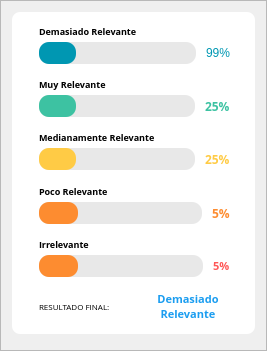
           <widget class="QFrame" name="frame_17">
            <property name="frameShape">
             <enum>QFrame::StyledPanel</enum>
            </property>
            <property name="frameShadow">
             <enum>QFrame::Raised</enum>
            </property>
            <layout class="QHBoxLayout" name="horizontalLayout_7">
             <property name="topMargin">
              <number>11</number>
             </property>
             <property name="bottomMargin">
              <number>16</number>
             </property>
             <item>
              <widget class="QFrame" name="frame_7">
               <property name="styleSheet">
                <string notr="true">background-color: rgb(255, 255, 255);
border-radius: 8px;
</string>
               </property>
               <property name="frameShape">
                <enum>QFrame::StyledPanel</enum>
               </property>
               <property name="frameShadow">
                <enum>QFrame::Raised</enum>
               </property>
               <layout class="QGridLayout" name="gridLayout" rowstretch="0,0,0,0,0,0,0,0" columnstretch="0,0,0" rowminimumheight="1,1,1,1,1,1,1,1" columnminimumwidth="1,1,1">
                <property name="leftMargin">
                 <number>25</number>
                </property>
                <property name="topMargin">
                 <number>12</number>
                </property>
                <property name="rightMargin">
                 <number>25</number>
                </property>
                <property name="bottomMargin">
                 <number>12</number>
                </property>
                <property name="spacing">
                 <number>14</number>
                </property>
                <item row="2" column="2">
                 <widget class="QFrame" name="frame_10">
                  <property name="frameShape">
                   <enum>QFrame::StyledPanel</enum>
                  </property>
                  <property name="frameShadow">
                   <enum>QFrame::Raised</enum>
                  </property>
                  <layout class="QVBoxLayout" name="verticalLayout_4">
                   <property name="spacing">
                    <number>4</number>
                   </property>
                   <property name="leftMargin">
                    <number>0</number>
                   </property>
                   <property name="topMargin">
                    <number>0</number>
                   </property>
                   <property name="rightMargin">
                    <number>0</number>
                   </property>
                   <property name="bottomMargin">
                    <number>0</number>
                   </property>
                   <item>
                    <widget class="QLabel" name="label_11">
                     <property name="font">
                      <font>
                       <family>Open Sans</family>
                       <pointsize>7</pointsize>
                       <weight>75</weight>
                       <bold>true</bold>
                      </font>
                     </property>
                     <property name="text">
                      <string>Muy Relevante</string>
                     </property>
                    </widget>
                   </item>
                   <item>
                    <widget class="QFrame" name="frame_19">
                     <property name="frameShape">
                      <enum>QFrame::StyledPanel</enum>
                     </property>
                     <property name="frameShadow">
                      <enum>QFrame::Raised</enum>
                     </property>
                     <layout class="QHBoxLayout" name="horizontalLayout_19">
                      <property name="spacing">
                       <number>10</number>
                      </property>
                      <property name="leftMargin">
                       <number>0</number>
                      </property>
                      <property name="topMargin">
                       <number>0</number>
                      </property>
                      <property name="rightMargin">
                       <number>0</number>
                      </property>
                      <property name="bottomMargin">
                       <number>0</number>
                      </property>
                      <item>
                       <widget class="QProgressBar" name="muyrelevante">
                        <property name="styleSheet">
                         <string notr="true">QProgressBar {
    background-color: #E8E8E8; 
    border-radius: 10px;
    color: transparent;  
}

QProgressBar::chunk {
    background-color: #3DC2A2; 
    border-radius: 10px; 
}</string>
                        </property>
                        <property name="value">
                         <number>24</number>
                        </property>
                       </widget>
                      </item>
                      <item>
                       <widget class="QLabel" name="m_relevante">
                        <property name="font">
                         <font>
                          <family>Open Sans</family>
                          <weight>75</weight>
                          <bold>true</bold>
                         </font>
                        </property>
                        <property name="styleSheet">
                         <string notr="true">color: rgb(61, 194, 162);</string>
                        </property>
                        <property name="text">
                         <string>25%</string>
                        </property>
                       </widget>
                      </item>
                     </layout>
                    </widget>
                   </item>
                  </layout>
                 </widget>
                </item>
                <item row="3" column="2">
                 <widget class="QFrame" name="frame_11">
                  <property name="frameShape">
                   <enum>QFrame::StyledPanel</enum>
                  </property>
                  <property name="frameShadow">
                   <enum>QFrame::Raised</enum>
                  </property>
                  <layout class="QVBoxLayout" name="verticalLayout_5">
                   <property name="spacing">
                    <number>4</number>
                   </property>
                   <property name="leftMargin">
                    <number>0</number>
                   </property>
                   <property name="topMargin">
                    <number>0</number>
                   </property>
                   <property name="rightMargin">
                    <number>0</number>
                   </property>
                   <property name="bottomMargin">
                    <number>0</number>
                   </property>
                   <item>
                    <widget class="QLabel" name="label_12">
                     <property name="font">
                      <font>
                       <family>Open Sans</family>
                       <pointsize>7</pointsize>
                       <weight>75</weight>
                       <bold>true</bold>
                      </font>
                     </property>
                     <property name="text">
                      <string>Medianamente Relevante</string>
                     </property>
                    </widget>
                   </item>
                   <item>
                    <widget class="QFrame" name="frame_20">
                     <property name="frameShape">
                      <enum>QFrame::StyledPanel</enum>
                     </property>
                     <property name="frameShadow">
                      <enum>QFrame::Raised</enum>
                     </property>
                     <layout class="QHBoxLayout" name="horizontalLayout_18">
                      <property name="spacing">
                       <number>10</number>
                      </property>
                      <property name="leftMargin">
                       <number>0</number>
                      </property>
                      <property name="topMargin">
                       <number>0</number>
                      </property>
                      <property name="rightMargin">
                       <number>0</number>
                      </property>
                      <property name="bottomMargin">
                       <number>0</number>
                      </property>
                      <item>
                       <widget class="QProgressBar" name="mediana_relevante">
                        <property name="styleSheet">
                         <string notr="true">QProgressBar {
    background-color: #E8E8E8; 
    border-radius: 10px;
    color: transparent;  
}

QProgressBar::chunk {
    background-color: #FFCB45; 
    border-radius: 10px; 
}</string>
                        </property>
                        <property name="value">
                         <number>24</number>
                        </property>
                       </widget>
                      </item>
                      <item>
                       <widget class="QLabel" name="med_relevante">
                        <property name="font">
                         <font>
                          <family>Open Sans</family>
                          <weight>75</weight>
                          <bold>true</bold>
                         </font>
                        </property>
                        <property name="styleSheet">
                         <string notr="true">color: rgb(255, 203, 69);</string>
                        </property>
                        <property name="text">
                         <string>25%</string>
                        </property>
                       </widget>
                      </item>
                     </layout>
                    </widget>
                   </item>
                  </layout>
                 </widget>
                </item>
                <item row="1" column="2">
                 <widget class="QFrame" name="frame_6">
                  <property name="frameShape">
                   <enum>QFrame::StyledPanel</enum>
                  </property>
                  <property name="frameShadow">
                   <enum>QFrame::Raised</enum>
                  </property>
                  <layout class="QVBoxLayout" name="verticalLayout_3">
                   <property name="spacing">
                    <number>4</number>
                   </property>
                   <property name="leftMargin">
                    <number>0</number>
                   </property>
                   <property name="topMargin">
                    <number>0</number>
                   </property>
                   <property name="rightMargin">
                    <number>0</number>
                   </property>
                   <property name="bottomMargin">
                    <number>0</number>
                   </property>
                   <item>
                    <widget class="QLabel" name="label_10">
                     <property name="font">
                      <font>
                       <family>Open Sans</family>
                       <pointsize>7</pointsize>
                       <weight>75</weight>
                       <bold>true</bold>
                      </font>
                     </property>
                     <property name="text">
                      <string>Demasiado Relevante</string>
                     </property>
                    </widget>
                   </item>
                   <item>
                    <widget class="QFrame" name="frame_15">
                     <property name="frameShape">
                      <enum>QFrame::StyledPanel</enum>
                     </property>
                     <property name="frameShadow">
                      <enum>QFrame::Raised</enum>
                     </property>
                     <layout class="QHBoxLayout" name="horizontalLayout_12">
                      <property name="spacing">
                       <number>10</number>
                      </property>
                      <property name="leftMargin">
                       <number>0</number>
                      </property>
                      <property name="topMargin">
                       <number>0</number>
                      </property>
                      <property name="rightMargin">
                       <number>0</number>
                      </property>
                      <property name="bottomMargin">
                       <number>0</number>
                      </property>
                      <item>
                       <widget class="QProgressBar" name="demrelevante">
                        <property name="styleSheet">
                         <string notr="true">QProgressBar {
    background-color: #E8E8E8; 
    border-radius: 10px;
    color: transparent;  
}

QProgressBar::chunk {
    background-color: #0097B2; 
    border-radius: 10px; 
}</string>
                        </property>
                        <property name="value">
                         <number>24</number>
                        </property>
                       </widget>
                      </item>
                      <item>
                       <widget class="QLabel" name="relevante">
                        <property name="styleSheet">
                         <string notr="true">color: rgb(0, 151, 178);</string>
                        </property>
                        <property name="text">
                         <string>99%</string>
                        </property>
                       </widget>
                      </item>
                     </layout>
                    </widget>
                   </item>
                  </layout>
                 </widget>
                </item>
                <item row="6" column="2">
                 <widget class="QFrame" name="frame_13">
                  <property name="frameShape">
                   <enum>QFrame::StyledPanel</enum>
                  </property>
                  <property name="frameShadow">
                   <enum>QFrame::Raised</enum>
                  </property>
                  <layout class="QVBoxLayout" name="verticalLayout_7">
                   <property name="spacing">
                    <number>4</number>
                   </property>
                   <property name="leftMargin">
                    <number>0</number>
                   </property>
                   <property name="topMargin">
                    <number>0</number>
                   </property>
                   <property name="rightMargin">
                    <number>0</number>
                   </property>
                   <property name="bottomMargin">
                    <number>0</number>
                   </property>
                   <item>
                    <widget class="QLabel" name="label_19">
                     <property name="font">
                      <font>
                       <family>Open Sans</family>
                       <pointsize>7</pointsize>
                       <weight>75</weight>
                       <bold>true</bold>
                      </font>
                     </property>
                     <property name="text">
                      <string>Irrelevante</string>
                     </property>
                    </widget>
                   </item>
                   <item>
                    <widget class="QFrame" name="frame_25">
                     <property name="frameShape">
                      <enum>QFrame::StyledPanel</enum>
                     </property>
                     <property name="frameShadow">
                      <enum>QFrame::Raised</enum>
                     </property>
                     <layout class="QHBoxLayout" name="horizontalLayout_13">
                      <property name="spacing">
                       <number>10</number>
                      </property>
                      <property name="leftMargin">
                       <number>0</number>
                      </property>
                      <property name="topMargin">
                       <number>0</number>
                      </property>
                      <property name="rightMargin">
                       <number>0</number>
                      </property>
                      <property name="bottomMargin">
                       <number>0</number>
                      </property>
                      <item>
                       <widget class="QProgressBar" name="p_irrelevante">
                        <property name="styleSheet">
                         <string notr="true">QProgressBar {
    background-color: #E8E8E8; 
    border-radius: 10px;
    color: transparent;  
}

QProgressBar::chunk {
    background-color: #FD8C30; 
    border-radius: 10px; 
}</string>
                        </property>
                        <property name="value">
                         <number>24</number>
                        </property>
                       </widget>
                      </item>
                      <item>
                       <widget class="QLabel" name="Irrelevante">
                        <property name="font">
                         <font>
                          <family>Open Sans</family>
                          <pointsize>8</pointsize>
                          <weight>75</weight>
                          <bold>true</bold>
                         </font>
                        </property>
                        <property name="styleSheet">
                         <string notr="true">color: rgb(255, 87, 87);</string>
                        </property>
                        <property name="text">
                         <string>5%</string>
                        </property>
                       </widget>
                      </item>
                     </layout>
                    </widget>
                   </item>
                  </layout>
                 </widget>
                </item>
                <item row="7" column="2">
                 <widget class="QFrame" name="frame_14">
                  <property name="frameShape">
                   <enum>QFrame::StyledPanel</enum>
                  </property>
                  <property name="frameShadow">
                   <enum>QFrame::Raised</enum>
                  </property>
                  <layout class="QHBoxLayout" name="horizontalLayout_9" stretch="10,8">
                   <property name="spacing">
                    <number>1</number>
                   </property>
                   <property name="leftMargin">
                    <number>0</number>
                   </property>
                   <property name="topMargin">
                    <number>0</number>
                   </property>
                   <property name="rightMargin">
                    <number>0</number>
                   </property>
                   <property name="bottomMargin">
                    <number>0</number>
                   </property>
                   <item>
                    <widget class="QLabel" name="label_4">
                     <property name="font">
                      <font>
                       <family>Open Sans</family>
                       <pointsize>6</pointsize>
                       <weight>50</weight>
                       <bold>false</bold>
                      </font>
                     </property>
                     <property name="text">
                      <string>RESULTADO FINAL:</string>
                     </property>
                     <property name="wordWrap">
                      <bool>true</bool>
                     </property>
                    </widget>
                   </item>
                   <item>
                    <widget class="QLabel" name="result_final">
                     <property name="font">
                      <font>
                       <family>Open Sans</family>
                       <pointsize>8</pointsize>
                       <weight>75</weight>
                       <bold>true</bold>
                      </font>
                     </property>
                     <property name="styleSheet">
                      <string notr="true">color: rgb(27, 157, 240);</string>
                     </property>
                     <property name="text">
                      <string>Demasiado Relevante</string>
                     </property>
                     <property name="alignment">
                      <set>Qt::AlignCenter</set>
                     </property>
                     <property name="wordWrap">
                      <bool>true</bool>
                     </property>
                    </widget>
                   </item>
                  </layout>
                 </widget>
                </item>
                <item row="5" column="2">
                 <widget class="QFrame" name="frame_12">
                  <property name="frameShape">
                   <enum>QFrame::StyledPanel</enum>
                  </property>
                  <property name="frameShadow">
                   <enum>QFrame::Raised</enum>
                  </property>
                  <layout class="QVBoxLayout" name="verticalLayout_6">
                   <property name="spacing">
                    <number>4</number>
                   </property>
                   <property name="leftMargin">
                    <number>0</number>
                   </property>
                   <property name="topMargin">
                    <number>0</number>
                   </property>
                   <property name="rightMargin">
                    <number>0</number>
                   </property>
                   <property name="bottomMargin">
                    <number>0</number>
                   </property>
                   <item>
                    <widget class="QLabel" name="label_13">
                     <property name="font">
                      <font>
                       <family>Open Sans</family>
                       <pointsize>7</pointsize>
                       <weight>75</weight>
                       <bold>true</bold>
                      </font>
                     </property>
                     <property name="text">
                      <string>Poco Relevante</string>
                     </property>
                    </widget>
                   </item>
                   <item>
                    <widget class="QFrame" name="frame_22">
                     <property name="frameShape">
                      <enum>QFrame::StyledPanel</enum>
                     </property>
                     <property name="frameShadow">
                      <enum>QFrame::Raised</enum>
                     </property>
                     <layout class="QHBoxLayout" name="horizontalLayout_17">
                      <property name="spacing">
                       <number>10</number>
                      </property>
                      <property name="leftMargin">
                       <number>0</number>
                      </property>
                      <property name="topMargin">
                       <number>0</number>
                      </property>
                      <property name="rightMargin">
                       <number>0</number>
                      </property>
                      <property name="bottomMargin">
                       <number>0</number>
                      </property>
                      <item>
                       <widget class="QProgressBar" name="pocorelevante">
                        <property name="styleSheet">
                         <string notr="true">QProgressBar {
    background-color: #E8E8E8; 
    border-radius: 10px;
    color: transparent;  
}

QProgressBar::chunk {
    background-color: #FD8C30; 
    border-radius: 10px; 
}</string>
                        </property>
                        <property name="value">
                         <number>24</number>
                        </property>
                       </widget>
                      </item>
                      <item>
                       <widget class="QLabel" name="poco_relevante">
                        <property name="font">
                         <font>
                          <family>Open Sans</family>
                          <weight>75</weight>
                          <bold>true</bold>
                         </font>
                        </property>
                        <property name="styleSheet">
                         <string notr="true">color: rgb(253, 140, 48);</string>
                        </property>
                        <property name="text">
                         <string>5%</string>
                        </property>
                       </widget>
                      </item>
                     </layout>
                    </widget>
                   </item>
                  </layout>
                 </widget>
                </item>
               </layout>
              </widget>
             </item>
            </layout>
           </widget>
